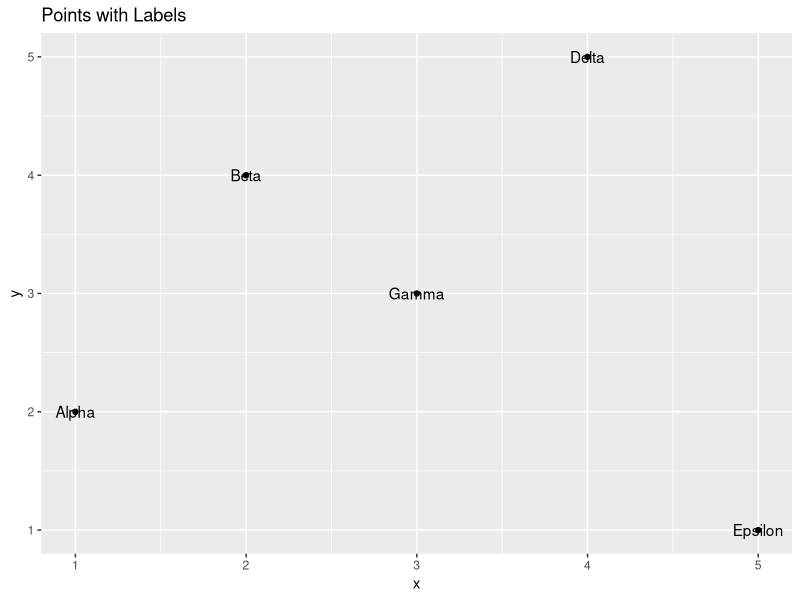
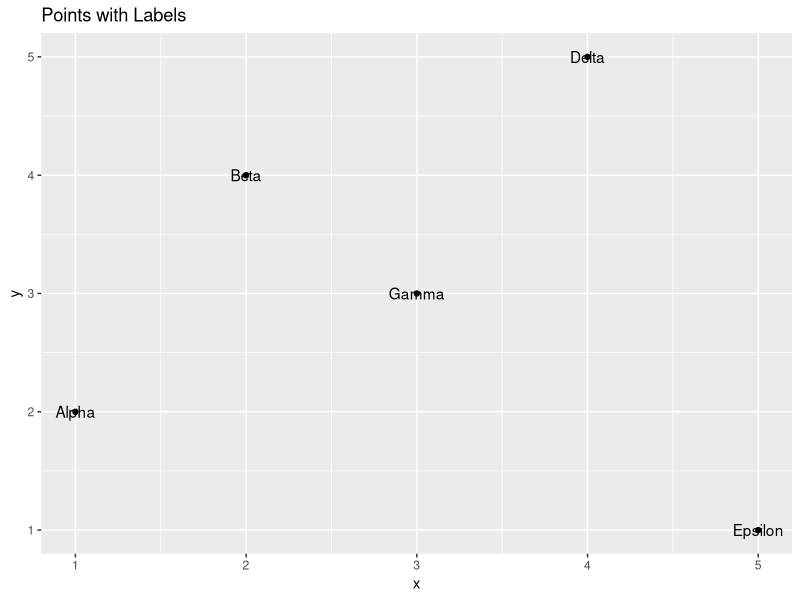

Generate these figures, in order, with R:
library(ggplot2)
df <- data.frame(x=c(1,2,3,4,5), y=c(2,4,3,5,1),
                 name=c('Alpha','Beta','Gamma','Delta','Epsilon'))
ggplot(df, aes(x=x, y=y, label=name)) +
  geom_point() +
  geom_text() +
  labs(title='Points with Labels')
ggsave('09_text_labels.png', width=5, height=4)
